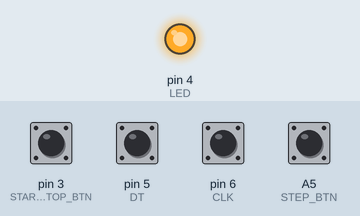
The sketch below on a simulated Arduino Uno, built with avr-gcc and run on an emulated ATmega328P. Shown: output pins drawn as LEDs (lit = HIGH). The inputs (shaded band) are chosen by the test bench; at power-on: A5 (STEP_BTN), pin 5 (DT), pin 6 (CLK) HIGH, pin 3 (START_STOP_BTN) LOW.

Above: at 1.2 s.
1.3 s: A5 (STEP_BTN) pulled LOW for 0.15 s
At 1.37 s:
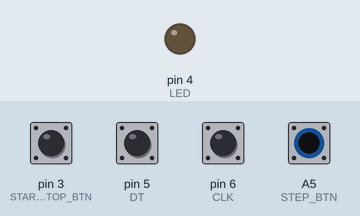
2.9 s: A5 (STEP_BTN) pulled LOW for 3.2 s
At 6.9 s:
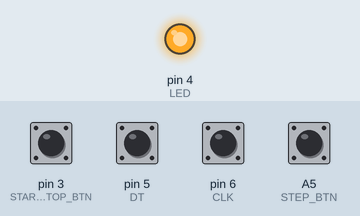
Timing chart, 0 to 8.4 s (numbered marks = the images above; inputs shaded):
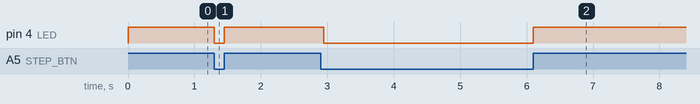

The sketch:

main.ino
```cpp
#define LED             4
#define START_STOP_BTN  3
#define STEP_BTN        A5

// Encoder
#define CLK             6
#define DT              5
int pos = 0;
int pos_before = 0;
int diff = 0;
int period_dura_ms = 500;
int frequency_hz = 1;
int frequency_max_hz = 50;
int frequency_min_hz = 4;
int frequency_step = 1;

// Clock LED
bool clock = false;
bool led_state = LOW;
bool ledbuiltin_state = LOW;

class Timer{
  private:
    unsigned long _startMillis = 0;
    unsigned int _timerDuration;
  public:
    Timer(unsigned int duration){
      _timerDuration = duration;
    }
    void start(){ // start the timer
      _startMillis = millis();
    }
    void restart(){ // restart the timer
      _startMillis = millis();
    }
    void changeDuration(unsigned int newTimerDuration){
        _startMillis = millis();
        _timerDuration = newTimerDuration;
    }
    unsigned int getDuration(){ // return the duration of the timer
      return _timerDuration;
    }
    bool checkTimeOver() {; // check if the timer is over and return a bool value
      if (millis() - _startMillis >= _timerDuration){
        return true;
      } else {
        return false;
      }
    }
};

Timer ledTimer(period_dura_ms);
Timer serialTimer(1000);
Timer LED_buildin_timer(500);

void setup() {
    Serial.begin(9600);
    pinMode(LED, OUTPUT);
    pinMode(START_STOP_BTN, INPUT);
    pinMode(STEP_BTN, INPUT);
    attachInterrupt(digitalPinToInterrupt(START_STOP_BTN), stop_loop, RISING);
}

void loop() {
    change_led_builtin_state();
    // sendSerialInfo();
    check_step_btn();
    set_led_state();
    change_clk_frequency();
}

void check_step_btn(){
    while(digitalRead(STEP_BTN)){
        clock = false;
        digitalWrite(LED, HIGH);
        delay(100);
    }

    if(!digitalRead(STEP_BTN) && !clock){
        digitalWrite(LED, LOW);
    }
}

void set_led_state(){
  if(ledTimer.checkTimeOver() && clock){
    led_state = !led_state;
    digitalWrite(LED, led_state);
    ledTimer.restart();
  }
}

int convertGrayToBinary(){
  bool clk = digitalRead(CLK);
  bool dt = digitalRead(DT);
  if(dt == 0 && clk == 0){
    return 0;
  } else if(dt == 0 && clk == 1){
    return 1;
  } else if(dt == 1 && clk == 1){
    return 2;
  } else {
    return 3;
  }
}

float change_clk_frequency(){
  pos = convertGrayToBinary();

  // calculate the difference to previous position
  diff = pos_before - pos;

  // turned clockwise
  if (((diff == -1) || (diff == 3))) {
    pos_before = pos;
    if (frequency_hz*1000 <= frequency_max_hz*1000) {
      frequency_hz = frequency_hz + frequency_step;
      period_dura_ms = calc_period_duration_in_ms(frequency_hz);
      ledTimer.changeDuration(period_dura_ms);
    }

  // turned counter-clockwise
  } else if (((diff == 1) || (diff == -3))) {
      pos_before = pos;
      if (frequency_hz*1000 > frequency_min_hz*1000){
        frequency_hz = frequency_hz - frequency_step;
        period_dura_ms = calc_period_duration_in_ms(frequency_hz);
        ledTimer.changeDuration(period_dura_ms);
      }

  // in this case, an step has been missed
  // (best practice: ignore it!)
  } else if ((diff == 2) || (diff == -2)) {

  }
}

float calc_period_duration_in_ms(int frequency){
  float period_duration = (1/float(frequency)) * 1000;
  return period_duration;
}

void sendSerialInfo(){
  if(serialTimer.checkTimeOver() && clock){
    Serial.print("Frequency: ");
    Serial.print(frequency_hz);
    Serial.println(" Hz");

    Serial.print("Period-Duration: ");
    Serial.print(period_dura_ms);
    Serial.println(" ms");
    serialTimer.restart();
  }
}

void change_led_builtin_state(){
    if(LED_buildin_timer.checkTimeOver()){
        ledbuiltin_state = !ledbuiltin_state;
        digitalWrite(LED_BUILTIN, ledbuiltin_state);
        LED_buildin_timer.restart();
    }
}

// ISR
void stop_loop() {
    uint16_t wait_ms = 1000;
    clock = !clock;
    delayMicroseconds(wait_ms * 1000);
}
```

Measured:
- after the input at 1.3 s, pin 4 (LED): HIGH → LOW at once, → HIGH 0.15 s later
- after the input at 2.9 s, pin 4 (LED): HIGH → LOW after 0.05 s, → HIGH 3.1 s later
